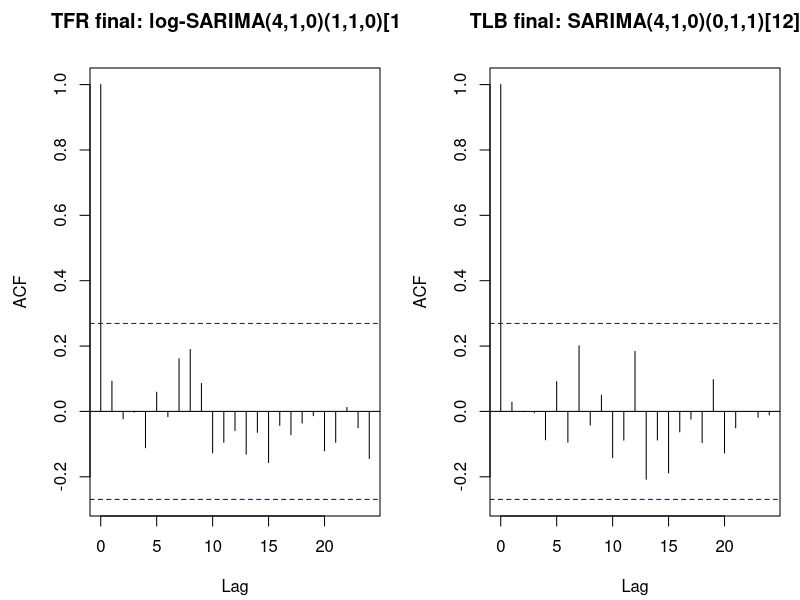
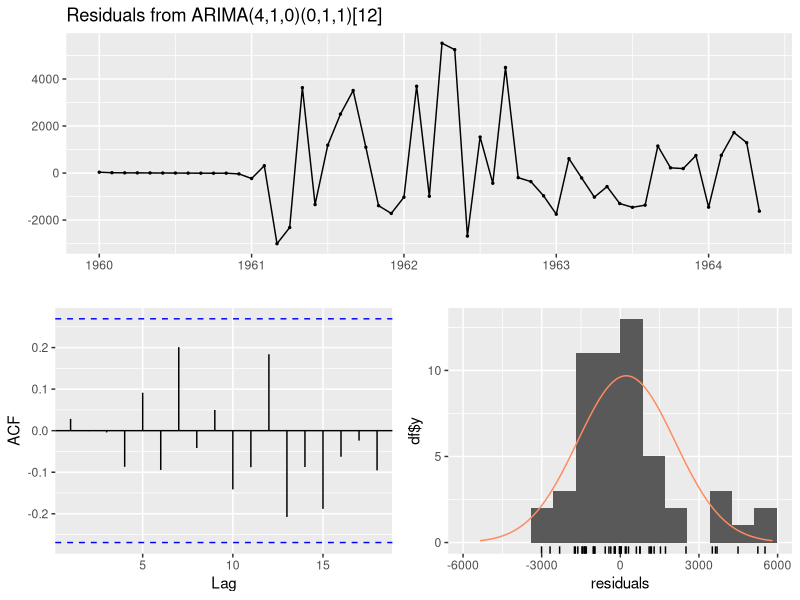
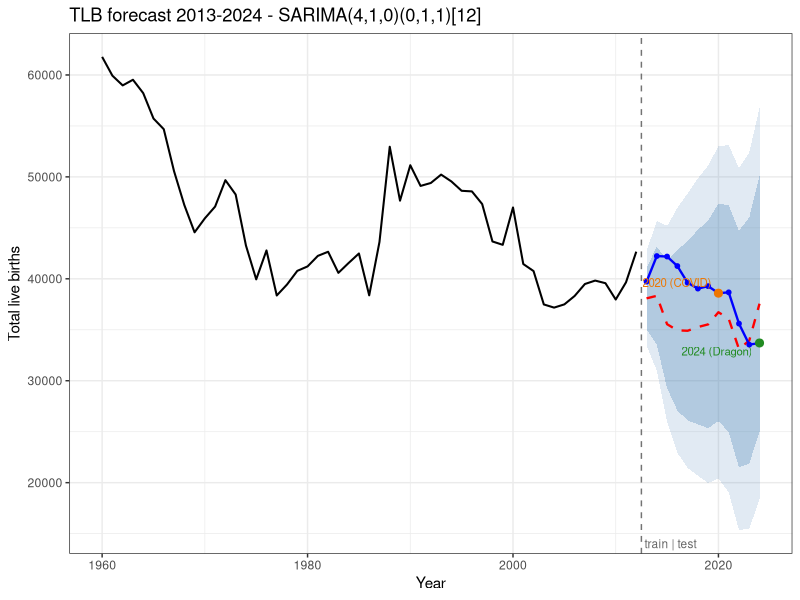

Here is the R script that generated these plots, in order:
# =============================================================================
# Finalize: TFR final = SARIMA(4,1,0)(1,1,0)[12] (seasonal AR, log);
#           TLB final = SARIMA(4,1,0)(0,1,1)[12] (airline / seasonal MA).
# Print exact stats for the report and regenerate Figs 3, 5, 7.
#   Fig 3 = residual ACFs of the two ADOPTED models
#   Fig 5 = TLB airline checkresiduals (4-panel)
#   Fig 7 = TLB airline forecast
# Also print stats for the two viable ALTERNATIVE candidates (for the tables).
# =============================================================================
suppressPackageStartupMessages({ library(forecast); library(ggplot2) })
options(stringsAsFactors=FALSE, scipen=999); set.seed(42)
data  <- read.csv("cleaned_tlb_tfr_1960_2024.csv")
train <- subset(data, Year<=2012); test <- subset(data, Year>=2013)
ty<-test$Year; tyr<-train$Year
tfr_s12<-ts(train$TFR,start=1960,frequency=12); tlb_s12<-ts(train$TLB,start=1960,frequency=12)
tfr_test<-test$TFR; tlb_test<-test$TLB

full <- function(series,seas,lambda,test,lab){
  fit<-Arima(series,order=c(4,1,0),seasonal=list(order=seas,period=12),lambda=lambda,method="ML")
  se<-sqrt(diag(fit$var.coef)); tt<-coef(fit)/se
  png(tempfile(fileext=".png")); cr<-suppressWarnings(checkresiduals(fit,plot=FALSE)); dev.off()
  fc<-forecast(fit,h=length(test),biasadj=FALSE); m<-as.numeric(fc$mean); e<-as.numeric(test)-m
  cat("\n==",lab,"==\n"); print(round(rbind(coef=coef(fit),se=se,t=tt),3))
  cat(sprintf("AIC=%.2f BIC=%.2f loglik=%.2f sigma2=%.6g  LB Q*=%.2f df=%d p=%.4f  MSE=%.6g MAE=%.4g MAPE=%.2f  largest|e|=%.4g in %d  min95=%.4g\n",
      AIC(fit),BIC(fit),logLik(fit),fit$sigma2,unname(cr$statistic),cr$parameter,cr$p.value,
      mean(e^2),mean(abs(e)),mean(abs(e/as.numeric(test)))*100,max(abs(e)),ty[which.max(abs(e))],min(as.numeric(fc$lower[,2]))))
  fit
}
cat("######## ADOPTED ########")
tfr_fin <- full(tfr_s12,c(1,1,0),0,   tfr_test,"TFR FINAL SARIMA(4,1,0)(1,1,0)[12] (log, seasonal AR)")
tlb_fin <- full(tlb_s12,c(0,1,1),NULL,tlb_test,"TLB FINAL SARIMA(4,1,0)(0,1,1)[12] (airline)")
cat("\n######## VIABLE ALTERNATIVES (for tables) ########")
full(tfr_s12,c(0,1,1),0,   tfr_test,"TFR alt SARIMA(4,1,0)(0,1,1)[12] (airline)")
full(tlb_s12,c(1,1,0),NULL,tlb_test,"TLB alt SARIMA(4,1,0)(1,1,0)[12] (seasonal AR)")

# ---- Fig 3: residual ACFs of the two adopted models -------------------------
png("plots/fr2_fig3_initial_resid_acf.png", width=1180, height=470, res=130, bg="white")
par(mfrow=c(1,2), mar=c(4.2,4.5,3.4,1))
acf(as.numeric(residuals(tfr_fin)), lag.max=24, main="TFR final: log-SARIMA(4,1,0)(1,1,0)[12]")
acf(as.numeric(residuals(tlb_fin)), lag.max=24, main="TLB final: SARIMA(4,1,0)(0,1,1)[12]")
dev.off(); cat("\nwrote fr2_fig3_initial_resid_acf.png\n")

# ---- Fig 5: TLB airline checkresiduals --------------------------------------
png("plots/fr2_fig5_resid_tlb.png", width=980, height=720, res=120, bg="white")
suppressWarnings(checkresiduals(tlb_fin)); dev.off(); cat("wrote fr2_fig5_resid_tlb.png\n")

# ---- Fig 7: TLB airline forecast --------------------------------------------
fc<-forecast(tlb_fin,h=length(tlb_test),biasadj=FALSE)
hist_df<-data.frame(Year=tyr,Value=train$TLB)
fc_df<-data.frame(Year=ty,Mean=as.numeric(fc$mean),
  Lo80=as.numeric(fc$lower[,1]),Hi80=as.numeric(fc$upper[,1]),
  Lo95=as.numeric(fc$lower[,2]),Hi95=as.numeric(fc$upper[,2]),Actual=tlb_test)
p<-ggplot()+
  geom_ribbon(data=fc_df,aes(Year,ymin=Lo95,ymax=Hi95),fill="steelblue",alpha=0.16)+
  geom_ribbon(data=fc_df,aes(Year,ymin=Lo80,ymax=Hi80),fill="steelblue",alpha=0.30)+
  geom_line(data=hist_df,aes(Year,Value),colour="black",linewidth=0.7)+
  geom_line(data=fc_df,aes(Year,Mean),colour="red",linetype="dashed",linewidth=0.8)+
  geom_line(data=fc_df,aes(Year,Actual),colour="blue",linewidth=0.8)+
  geom_point(data=fc_df,aes(Year,Actual),colour="blue",size=1.3)+
  geom_vline(xintercept=2012.5,linetype="dashed",colour="grey45")+
  annotate("text",x=2012.5,y=-Inf,label=" train | test",hjust=0,vjust=-0.6,colour="grey40",size=3)+
  annotate("point",x=2020,y=fc_df$Actual[fc_df$Year==2020],colour="darkorange2",size=2.4)+
  annotate("text",x=2020,y=fc_df$Actual[fc_df$Year==2020],label="2020 (COVID)",colour="darkorange2",size=2.9,hjust=1.1,vjust=-0.7)+
  annotate("point",x=2024,y=fc_df$Actual[fc_df$Year==2024],colour="forestgreen",size=2.4)+
  annotate("text",x=2024,y=fc_df$Actual[fc_df$Year==2024],label="2024 (Dragon)",colour="forestgreen",size=2.9,hjust=1.1,vjust=1.4)+
  labs(title="TLB forecast 2013-2024 - SARIMA(4,1,0)(0,1,1)[12]",x="Year",y="Total live births")+theme_bw()
ggsave("plots/fr2_fig7_forecast_tlb.png",p,width=9,height=5,dpi=130); cat("wrote fr2_fig7_forecast_tlb.png\n")
